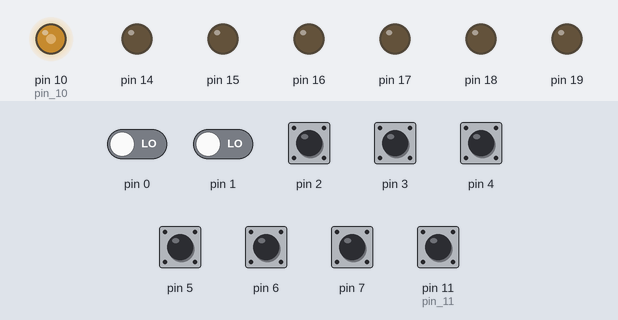
This sketch was run on a simulated Arduino Uno, built with avr-gcc and run on an emulated ATmega328P. Shown: output pins drawn as LEDs (lit = HIGH). Inputs (shaded band) come from the test bench; at power-on: pin 2–7, pin 11 (pin_11) HIGH, pin 0, pin 1 LOW.

Above: at 0.8 s.
0.9 s: pin 11 (pin_11) pulled LOW for 0.15 s
At 1.0 s:
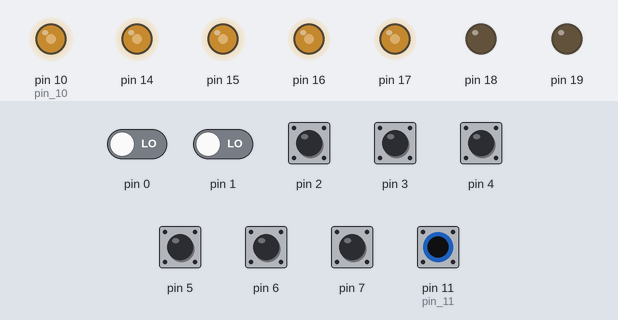
At 1.4 s:
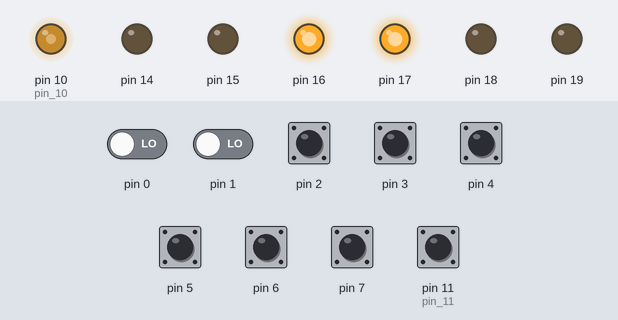
Timing chart, 0 to 3.9 s (numbered marks = the images above; inputs shaded):
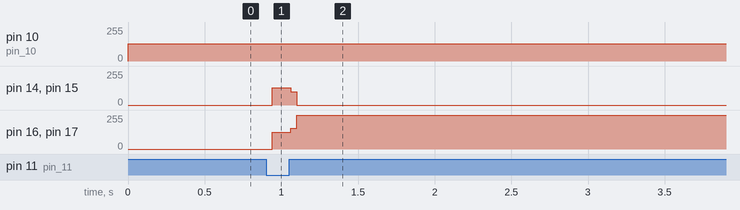

The sketch:

DriverNano_Tractor.ino
```cpp
// #include <avr/sleep.h>
#include <avr/power.h>

#define N_PORTS 1
#define N_DIVS 24

#define WAIT_LOT(a) __asm__ __volatile__ ("nop"); __asm__ __volatile__ ("nop"); __asm__ __volatile__ ("nop");  __asm__ __volatile__ ("nop"); __asm__ __volatile__ ("nop");__asm__ __volatile__ ("nop"); __asm__ __volatile__ ("nop");__asm__ __volatile__ ("nop"); __asm__ __volatile__ ("nop");  __asm__ __volatile__ ("nop"); __asm__ __volatile__ ("nop");__asm__ __volatile__ ("nop");  __asm__ __volatile__ ("nop");  __asm__ __volatile__ ("nop")
#define WAIT_MID(a) __asm__ __volatile__ ("nop"); __asm__ __volatile__ ("nop"); __asm__ __volatile__ ("nop");  __asm__ __volatile__ ("nop"); __asm__ __volatile__ ("nop");__asm__ __volatile__ ("nop"); __asm__ __volatile__ ("nop");__asm__ __volatile__ ("nop"); __asm__ __volatile__ ("nop"); __asm__ __volatile__ ("nop"); __asm__ __volatile__ ("nop"); __asm__ __volatile__ ("nop"); __asm__ __volatile__ ("nop")
#define WAIT_LIT(a) __asm__ __volatile__ ("nop"); __asm__ __volatile__ ("nop"); __asm__ __volatile__ ("nop");  __asm__ __volatile__ ("nop"); __asm__ __volatile__ ("nop");  __asm__ __volatile__ ("nop");  __asm__ __volatile__ ("nop");  __asm__ __volatile__ ("nop");  __asm__ __volatile__ ("nop")


#define OUTPUT_WAVE(pointer, d)  PORTC = pointer[d*N_PORTS + 0]

#define N_BUTTONS 5
//half a second
#define BUTTON_SENS 10000
#define N_FRAMES 29

static byte frame = 19;
static byte animation[N_FRAMES][N_DIVS] =
{{0x6,0xc,0xc,0xc,0xc,0xc,0x9,0x9,0x9,0x9,0x9,0x9,0x9,0x3,0x3,0x3,0x3,0x3,0x6,0x6,0x6,0x6,0x6,0x6},
{0x6,0x6,0x6,0x6,0x6,0xc,0xc,0xc,0xc,0x9,0x9,0x9,0x9,0x9,0x9,0x9,0x9,0x3,0x3,0x3,0x3,0x6,0x6,0x6},
{0x6,0x6,0x6,0x6,0x6,0x6,0x6,0x6,0x6,0xc,0xc,0xc,0x9,0x9,0x9,0x9,0x9,0x9,0x9,0x9,0x9,0x3,0x3,0x3},
{0x3,0x3,0x3,0x6,0x6,0x6,0x6,0x6,0x6,0x6,0x6,0x6,0xc,0xc,0xc,0x9,0x9,0x9,0x9,0x9,0x9,0x9,0x9,0x9},
{0x9,0x9,0x9,0x9,0x3,0x3,0x6,0x6,0x6,0x6,0x6,0x6,0x6,0x6,0x6,0x6,0xc,0xc,0x9,0x9,0x9,0x9,0x9,0x9},
{0x9,0x9,0x9,0x9,0x9,0x9,0x9,0x9,0x3,0x6,0x6,0x6,0x6,0x6,0x6,0x6,0x6,0x6,0x6,0x6,0xc,0x9,0x9,0x9},
{0x9,0x9,0x9,0x9,0x9,0x9,0x9,0x9,0x9,0x9,0x9,0x3,0x6,0x6,0x6,0x6,0x6,0x6,0x6,0x6,0x6,0x6,0x6,0xc},
{0x6,0x6,0x6,0x9,0x9,0x9,0x9,0x9,0x9,0x9,0x9,0x9,0x9,0x9,0x9,0x6,0x6,0x6,0x6,0x6,0x6,0x6,0x6,0x6},
{0x6,0x6,0x6,0x6,0x6,0x6,0x3,0x9,0x9,0x9,0x9,0x9,0x9,0x9,0x9,0x9,0x9,0x9,0xc,0x6,0x6,0x6,0x6,0x6},
{0x6,0x6,0x6,0x6,0x6,0x6,0x6,0x6,0x6,0x3,0x9,0x9,0x9,0x9,0x9,0x9,0x9,0x9,0x9,0x9,0x9,0xc,0x6,0x6},
{0xc,0xc,0x6,0x6,0x6,0x6,0x6,0x6,0x6,0x6,0x6,0x3,0x3,0x3,0x9,0x9,0x9,0x9,0x9,0x9,0x9,0x9,0x9,0xc},
{0x9,0x9,0xc,0xc,0xc,0x6,0x6,0x6,0x6,0x6,0x6,0x6,0x6,0x6,0x3,0x3,0x3,0x9,0x9,0x9,0x9,0x9,0x9,0x9},
{0x9,0x9,0x9,0x9,0xc,0xc,0xc,0xc,0x6,0x6,0x6,0x6,0x6,0x6,0x6,0x6,0x3,0x3,0x3,0x3,0x9,0x9,0x9,0x9},
{0x9,0x9,0x9,0x9,0x9,0x9,0x9,0xc,0xc,0xc,0xc,0xc,0x6,0x6,0x6,0x6,0x6,0x6,0x6,0x3,0x3,0x3,0x3,0x3},
{0x3,0x3,0x3,0x9,0x9,0x9,0x9,0x9,0x9,0xc,0xc,0xc,0xc,0xc,0xc,0x6,0x6,0x6,0x6,0x6,0x6,0x3,0x3,0x3},
{0x3,0x3,0x3,0x3,0x3,0x3,0x9,0x9,0x9,0x9,0x9,0xc,0xc,0xc,0xc,0xc,0xc,0xc,0x6,0x6,0x6,0x6,0x6,0x3},
{0x6,0x3,0x3,0x3,0x3,0x3,0x3,0x3,0x3,0x3,0x9,0x9,0x9,0xc,0xc,0xc,0xc,0xc,0xc,0xc,0xc,0xc,0x6,0x6},
{0xc,0x6,0x6,0x6,0x3,0x3,0x3,0x3,0x3,0x3,0x3,0x3,0x3,0x9,0x9,0x9,0xc,0xc,0xc,0xc,0xc,0xc,0xc,0xc},
{0xc,0xc,0xc,0xc,0x6,0x3,0x3,0x3,0x3,0x3,0x3,0x3,0x3,0x3,0x3,0x3,0x9,0xc,0xc,0xc,0xc,0xc,0xc,0xc}, //19th frame
{0xc,0xc,0xc,0xc,0xc,0xc,0xc,0x3,0x3,0x3,0x3,0x3,0x3,0x3,0x3,0x3,0x3,0x3,0x3,0xc,0xc,0xc,0xc,0xc},
{0xc,0xc,0xc,0xc,0xc,0xc,0xc,0xc,0xc,0x9,0x3,0x3,0x3,0x3,0x3,0x3,0x3,0x3,0x3,0x3,0x3,0x6,0xc,0xc},
{0x6,0xc,0xc,0xc,0xc,0xc,0xc,0xc,0xc,0xc,0x9,0x9,0x9,0x3,0x3,0x3,0x3,0x3,0x3,0x3,0x3,0x3,0x6,0x6},
{0x6,0x6,0x6,0x6,0xc,0xc,0xc,0xc,0xc,0xc,0xc,0xc,0x9,0x9,0x9,0x9,0x3,0x3,0x3,0x3,0x3,0x3,0x3,0x3},
{0x3,0x6,0x6,0x6,0x6,0x6,0xc,0xc,0xc,0xc,0xc,0xc,0xc,0x9,0x9,0x9,0x9,0x9,0x3,0x3,0x3,0x3,0x3,0x3},
{0x3,0x3,0x6,0x6,0x6,0x6,0x6,0x6,0x6,0xc,0xc,0xc,0xc,0xc,0x9,0x9,0x9,0x9,0x9,0x9,0x9,0x3,0x3,0x3},
{0x3,0x3,0x3,0x6,0x6,0x6,0x6,0x6,0x6,0x6,0x6,0xc,0xc,0xc,0xc,0x9,0x9,0x9,0x9,0x9,0x9,0x9,0x9,0x3},
{0x9,0x9,0x3,0x3,0x6,0x6,0x6,0x6,0x6,0x6,0x6,0x6,0x6,0x6,0xc,0xc,0x9,0x9,0x9,0x9,0x9,0x9,0x9,0x9},
{0x9,0x9,0x9,0x9,0x6,0x6,0x6,0x6,0x6,0x6,0x6,0x6,0x6,0x6,0x6,0x6,0x9,0x9,0x9,0x9,0x9,0x9,0x9,0x9},
{0x9,0x9,0x9,0x9,0x9,0xc,0x6,0x6,0x6,0x6,0x6,0x6,0x6,0x6,0x6,0x6,0x6,0x3,0x9,0x9,0x9,0x9,0x9,0x9}}; //29th frame
// I think above is the phase information for each transducers.
// But I'm not sure why there is "29" N_FRAEMS..?

void setup()
{

/*
 for (int i = 0; i < (N_PORTS*N_DIVS); ++i){
    animation[frame][i] =  0;
  }

  for (int i = 0; i < (N_PORTS*N_DIVS/2); ++i){
     animation[frame][i] = 0b11111111;
  }

  for(int i = 0; i < N_DIVS; ++i){
    if (i % 2 == 0){
      animation[frame][i * N_PORTS] |= 0b00000001;
    }else{
      animation[frame][i * N_PORTS] &= 0b11111110;
    }
  }
*/
   DDRC = 0b00111111; //A0 to A5 are the signal outputs
   PORTC = 0b00000000;

   pinMode(10, OUTPUT); //pin 10 (B2) will generate a 40kHz signal to sync
   pinMode(11, INPUT_PULLUP); //pin 11 (B3) is the sync in
   //please connect pin 10 to pin 11

   for (int i = 2; i < 8; ++i){ //pin 2 to 7 (D2 to D7) are inputs for the buttons
    pinMode(i, INPUT_PULLUP);
   }

  // generate a sync signal of 40khz in pin 10
  noInterrupts();           // disable all interrupts
  TCCR1A = bit (WGM10) | bit (WGM11) | bit (COM1B1); // fast PWM, clear OC1B on compare
  TCCR1B = bit (WGM12) | bit (WGM13) | bit (CS10);   // fast PWM, no prescaler
  OCR1A =  (F_CPU / 40000L) - 1;
  OCR1B = (F_CPU / 40000L) / 2;
  interrupts();             // enable all interrupts

  // disable everything that we do not need
  ADCSRA = 0;  // ADC
  power_adc_disable ();
  power_spi_disable();
  power_twi_disable();
  power_timer0_disable();
  power_usart0_disable();
  //Serial.begin(115200);

 byte* emittingPointer = &animation[frame][0]; //It means the pointer, static byte frame = 19; / & : address of operator
 byte buttonsPort = 0;

 bool anyButtonPressed;
 bool buttonPressed[N_BUTTONS]; //Maybe.. N_BUTTONS = 5 means PD2 to PD7, Sensing the button action of DDRD
 short buttonCounter = 0;

  LOOP:
    while(PINB & 0b00001000); //wait for pin 11 (B3) to go low
    // #define OUTPUT_WAVE(pointer, d)  PORTC = pointer[d*N_PORTS + 0]
    OUTPUT_WAVE(emittingPointer, 0); buttonsPort = PIND; WAIT_LIT();
    OUTPUT_WAVE(emittingPointer, 1); anyButtonPressed = (buttonsPort & 0b11111100) != 0b11111100; WAIT_MID();
    OUTPUT_WAVE(emittingPointer, 2); buttonPressed[0] = buttonsPort & 0b00000100; WAIT_MID();
    OUTPUT_WAVE(emittingPointer, 3); buttonPressed[1] = buttonsPort & 0b00001000; WAIT_MID();
    OUTPUT_WAVE(emittingPointer, 4); buttonPressed[2] = buttonsPort & 0b00010000; WAIT_MID();
    OUTPUT_WAVE(emittingPointer, 5); buttonPressed[3] = buttonsPort & 0b00100000; WAIT_MID();
    OUTPUT_WAVE(emittingPointer, 6); buttonPressed[4] = buttonsPort & 0b01000000; WAIT_MID();
    OUTPUT_WAVE(emittingPointer, 7); buttonPressed[5] = buttonsPort & 0b10000000; WAIT_MID();
    OUTPUT_WAVE(emittingPointer, 8); WAIT_LOT();
    OUTPUT_WAVE(emittingPointer, 9); WAIT_LOT();
    OUTPUT_WAVE(emittingPointer, 10); WAIT_LOT();
    OUTPUT_WAVE(emittingPointer, 11); WAIT_LOT();
    OUTPUT_WAVE(emittingPointer, 12); WAIT_LOT();
    OUTPUT_WAVE(emittingPointer, 13); WAIT_LOT();
    OUTPUT_WAVE(emittingPointer, 14); WAIT_LOT();
    OUTPUT_WAVE(emittingPointer, 15); WAIT_LOT();
    OUTPUT_WAVE(emittingPointer, 16); WAIT_LOT();
    OUTPUT_WAVE(emittingPointer, 17); WAIT_LOT();
    OUTPUT_WAVE(emittingPointer, 18); WAIT_LOT();
    OUTPUT_WAVE(emittingPointer, 19); WAIT_LOT();
    OUTPUT_WAVE(emittingPointer, 20); WAIT_LOT();
    OUTPUT_WAVE(emittingPointer, 21); WAIT_LOT();
    OUTPUT_WAVE(emittingPointer, 22); WAIT_LOT();
    OUTPUT_WAVE(emittingPointer, 23);


    if( anyButtonPressed ){
       ++buttonCounter;
       if (buttonCounter > BUTTON_SENS){
        buttonCounter = 0;

        if (! buttonPressed[0] ) { --frame; }
        else if (! buttonPressed[1] ) { ++frame; }
        else if (! buttonPressed[2] ) { frame = 19;}

        if( frame < 0 ) { frame = 0;}
        else if ( frame >= N_FRAMES ) { frame = N_FRAMES-1;}
        emittingPointer = & animation[frame][0];
       }
    }else {
      buttonCounter = 0;
    }

  goto LOOP;

}

void loop(){

}
```

Measured:
- after the input at 0.9 s, pin 14, pin 15: 0/255 → 131/255 at once, → 0/255 0.12 s later; pin 16, pin 17: 0/255 → 124/255 at once, → 255/255 0.12 s later
